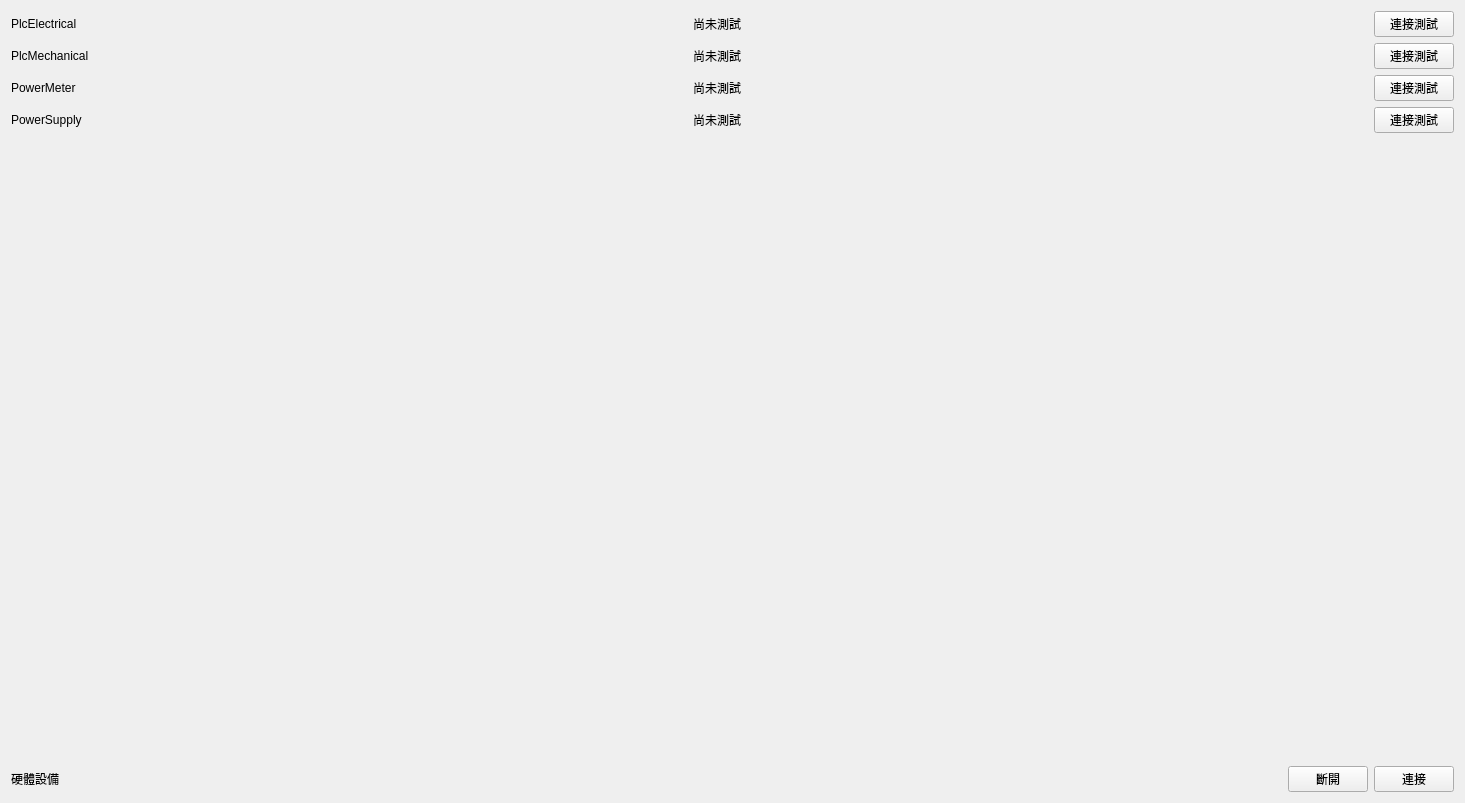
              <widget class="QWidget" name="scrollAreaWidgetContents_5">
               <property name="geometry">
                <rect>
                 <x>0</x>
                 <y>0</y>
                 <width>1465</width>
                 <height>803</height>
                </rect>
               </property>
               <layout class="QVBoxLayout" name="verticalLayout_16">
                <item>
                 <layout class="QGridLayout" name="gridLayout_2">
                  <item row="3" column="2">
                   <widget class="QPushButton" name="btn_Test_PowerSupply">
                    <property name="sizePolicy">
                     <sizepolicy hsizetype="Preferred" vsizetype="Fixed">
                      <horstretch>0</horstretch>
                      <verstretch>0</verstretch>
                     </sizepolicy>
                    </property>
                    <property name="text">
                     <string>連接測試</string>
                    </property>
                   </widget>
                  </item>
                  <item row="3" column="0">
                   <widget class="QLabel" name="label">
                    <property name="sizePolicy">
                     <sizepolicy hsizetype="Preferred" vsizetype="Preferred">
                      <horstretch>1</horstretch>
                      <verstretch>0</verstretch>
                     </sizepolicy>
                    </property>
                    <property name="cursor">
                     <cursorShape>UpArrowCursor</cursorShape>
                    </property>
                    <property name="text">
                     <string>PowerSupply</string>
                    </property>
                   </widget>
                  </item>
                  <item row="1" column="2">
                   <widget class="QPushButton" name="btn_Test_PlcMechanical">
                    <property name="sizePolicy">
                     <sizepolicy hsizetype="Preferred" vsizetype="Fixed">
                      <horstretch>0</horstretch>
                      <verstretch>0</verstretch>
                     </sizepolicy>
                    </property>
                    <property name="text">
                     <string>連接測試</string>
                    </property>
                   </widget>
                  </item>
                  <item row="2" column="1">
                   <widget class="QLabel" name="lb_PowerMeter_test">
                    <property name="sizePolicy">
                     <sizepolicy hsizetype="Preferred" vsizetype="Preferred">
                      <horstretch>1</horstretch>
                      <verstretch>0</verstretch>
                     </sizepolicy>
                    </property>
                    <property name="text">
                     <string>尚未測試</string>
                    </property>
                   </widget>
                  </item>
                  <item row="0" column="0">
                   <widget class="QLabel" name="label_4">
                    <property name="sizePolicy">
                     <sizepolicy hsizetype="Preferred" vsizetype="Preferred">
                      <horstretch>1</horstretch>
                      <verstretch>0</verstretch>
                     </sizepolicy>
                    </property>
                    <property name="text">
                     <string>PlcElectrical</string>
                    </property>
                   </widget>
                  </item>
                  <item row="0" column="1">
                   <widget class="QLabel" name="lb_PlcElectrical_test">
                    <property name="sizePolicy">
                     <sizepolicy hsizetype="Preferred" vsizetype="Preferred">
                      <horstretch>1</horstretch>
                      <verstretch>0</verstretch>
                     </sizepolicy>
                    </property>
                    <property name="text">
                     <string>尚未測試</string>
                    </property>
                   </widget>
                  </item>
                  <item row="2" column="2">
                   <widget class="QPushButton" name="btn_Test_PowerMeter">
                    <property name="sizePolicy">
                     <sizepolicy hsizetype="Preferred" vsizetype="Fixed">
                      <horstretch>0</horstretch>
                      <verstretch>0</verstretch>
                     </sizepolicy>
                    </property>
                    <property name="text">
                     <string>連接測試</string>
                    </property>
                   </widget>
                  </item>
                  <item row="2" column="0">
                   <widget class="QLabel" name="label_2">
                    <property name="sizePolicy">
                     <sizepolicy hsizetype="Preferred" vsizetype="Preferred">
                      <horstretch>1</horstretch>
                      <verstretch>0</verstretch>
                     </sizepolicy>
                    </property>
                    <property name="text">
                     <string>PowerMeter</string>
                    </property>
                   </widget>
                  </item>
                  <item row="1" column="0">
                   <widget class="QLabel" name="label_3">
                    <property name="sizePolicy">
                     <sizepolicy hsizetype="Preferred" vsizetype="Preferred">
                      <horstretch>1</horstretch>
                      <verstretch>0</verstretch>
                     </sizepolicy>
                    </property>
                    <property name="text">
                     <string>PlcMechanical</string>
                    </property>
                   </widget>
                  </item>
                  <item row="3" column="1">
                   <widget class="QLabel" name="lb_PowerSupply_test">
                    <property name="sizePolicy">
                     <sizepolicy hsizetype="Preferred" vsizetype="Preferred">
                      <horstretch>1</horstretch>
                      <verstretch>0</verstretch>
                     </sizepolicy>
                    </property>
                    <property name="text">
                     <string>尚未測試</string>
                    </property>
                   </widget>
                  </item>
                  <item row="0" column="2">
                   <widget class="QPushButton" name="btn_Test_PlcElectrical">
                    <property name="sizePolicy">
                     <sizepolicy hsizetype="Preferred" vsizetype="Fixed">
                      <horstretch>0</horstretch>
                      <verstretch>0</verstretch>
                     </sizepolicy>
                    </property>
                    <property name="text">
                     <string>連接測試</string>
                    </property>
                   </widget>
                  </item>
                  <item row="1" column="1">
                   <widget class="QLabel" name="lb_PlcMechanical_test">
                    <property name="sizePolicy">
                     <sizepolicy hsizetype="Preferred" vsizetype="Preferred">
                      <horstretch>1</horstretch>
                      <verstretch>0</verstretch>
                     </sizepolicy>
                    </property>
                    <property name="text">
                     <string>尚未測試</string>
                    </property>
                   </widget>
                  </item>
                 </layout>
                </item>
                <item>
                 <spacer name="verticalSpacer_3">
                  <property name="orientation">
                   <enum>Qt::Vertical</enum>
                  </property>
                  <property name="sizeHint" stdset="0">
                   <size>
                    <width>20</width>
                    <height>456</height>
                   </size>
                  </property>
                 </spacer>
                </item>
                <item>
                 <layout class="QHBoxLayout" name="horizontalLayout">
                  <item>
                   <widget class="QLabel" name="label_51">
                    <property name="text">
                     <string>硬體設備</string>
                    </property>
                   </widget>
                  </item>
                  <item>
                   <spacer name="horizontalSpacer">
                    <property name="orientation">
                     <enum>Qt::Horizontal</enum>
                    </property>
                    <property name="sizeHint" stdset="0">
                     <size>
                      <width>40</width>
                      <height>20</height>
                     </size>
                    </property>
                   </spacer>
                  </item>
                  <item>
                   <widget class="QPushButton" name="btn_con_disconnect">
                    <property name="text">
                     <string>斷開</string>
                    </property>
                   </widget>
                  </item>
                  <item>
                   <widget class="QPushButton" name="btn_con_connect">
                    <property name="sizePolicy">
                     <sizepolicy hsizetype="Preferred" vsizetype="Fixed">
                      <horstretch>0</horstretch>
                      <verstretch>0</verstretch>
                     </sizepolicy>
                    </property>
                    <property name="text">
                     <string>連接</string>
                    </property>
                   </widget>
                  </item>
                 </layout>
                </item>
               </layout>
              </widget>
